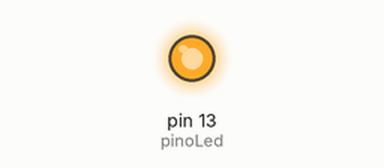
Recording of a sketch running on a simulated Arduino Uno, built with avr-gcc and run on an emulated ATmega328P. On the bench: output pins drawn as LEDs (lit = HIGH).

Above: at 0.5 s.
At 5.0 s:
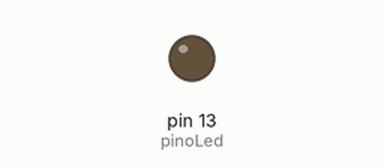
Timing chart, 0 to 6.9 s (numbered marks = the images above):
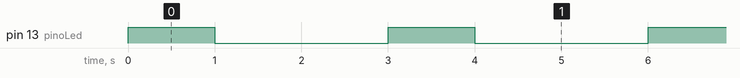

Measured:
- by itself, pin 13 (pinoLed): alternates HIGH for 1.0 s and LOW for 2.0 s

The sketch:

parte2.ino
```cpp
int tempoLigado = 1000; // 1 segundo
int tempoDesligado = 2000; // 2 segundos
int pinoLed = 13;

void setup() {
    // Configura o led como output, indicando que é um pino de saída de sinal
    pinMode(pinoLed, OUTPUT);
}

void loop() {
    // Liga o led
    digitalWrite(pinoLed, HIGH);
    // Espera pelo tempo determinado na variável tempoLigado
    delay(tempoLigado);
    // Desliga o led
    digitalWrite(pinoLed, LOW);
    // Espera pelo tempo determinado na variável tempoDesligado
    delay(tempoDesligado);
}
```
